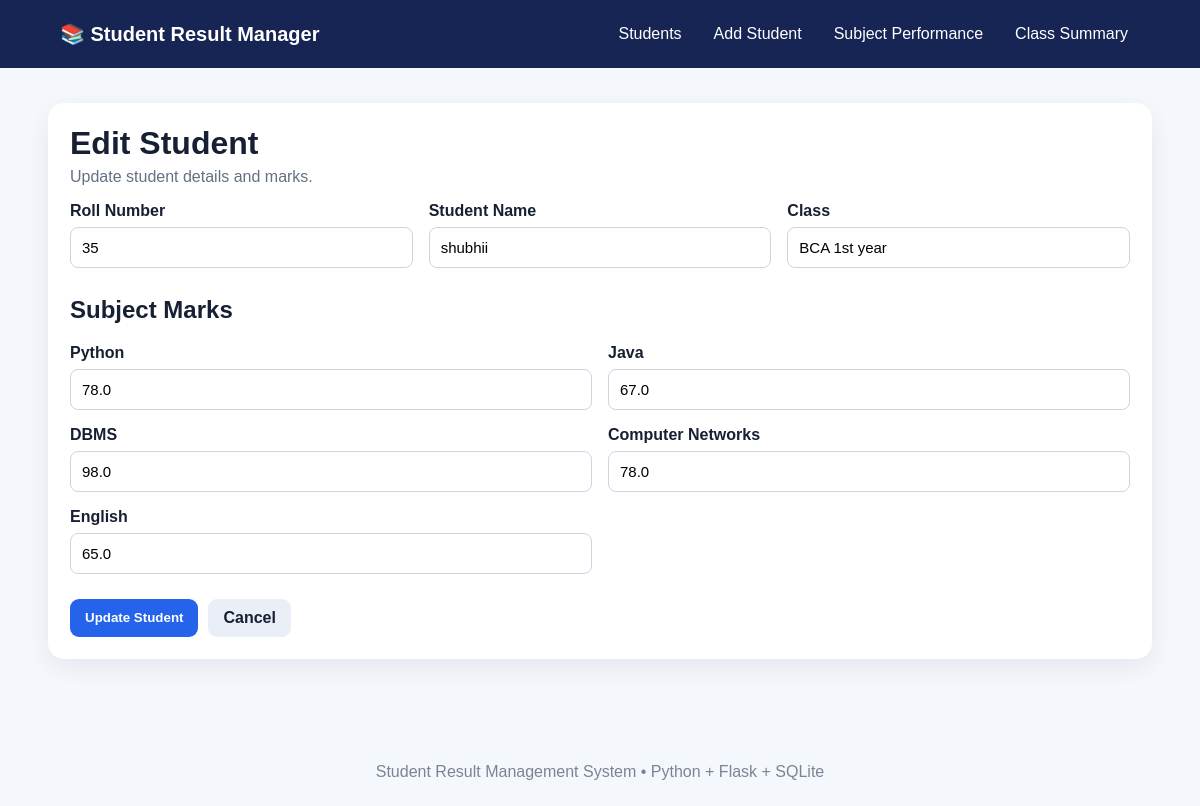
Screenshot of /student/2/edit with the database file from the repository.
### tables this page shows
CREATE TABLE students (
            id INTEGER PRIMARY KEY AUTOINCREMENT,
            roll_no TEXT NOT NULL UNIQUE,
            name TEXT NOT NULL,
            class_name TEXT NOT NULL,
            created_at TIMESTAMP DEFAULT CURRENT_TIMESTAMP
        );

CREATE TABLE subjects (
            id INTEGER PRIMARY KEY AUTOINCREMENT,
            name TEXT NOT NULL UNIQUE
        );

CREATE TABLE marks (
            id INTEGER PRIMARY KEY AUTOINCREMENT,
            student_id INTEGER NOT NULL,
            subject_id INTEGER NOT NULL,
            marks REAL NOT NULL CHECK(marks >= 0 AND marks <= 100),
            UNIQUE(student_id, subject_id),
            FOREIGN KEY(student_id) REFERENCES students(id) ON DELETE CASCADE,
            FOREIGN KEY(subject_id) REFERENCES subjects(id) ON DELETE CASCADE
        );

### app.py (the view, shortened to what this page needs)
@app.route("/student/<int:student_id>/edit", methods=["GET", "POST"])
def edit_student(student_id):
    conn = get_db()
    student = conn.execute("SELECT * FROM students WHERE id = ?", (student_id,)).fetchone()
    subjects = conn.execute("SELECT * FROM subjects ORDER BY id").fetchall()
    if student is None:
        conn.close()
        flash("Student not found.", "danger")
        return redirect(url_for("index"))
    existing_marks = {
        row["subject_id"]: row["marks"]
        for row in conn.execute(
            "SELECT subject_id, marks FROM marks WHERE student_id = ?", (student_id,)
        ).fetchall()
    }
    student_data = dict(student)
    conn.close()
    return render_template(
        "student_form.html",
        student=student_data,
        subjects=subjects,
        existing_marks=existing_marks
    )

### app.py (called while the page is built)
def get_db():
    conn = sqlite3.connect(DB_PATH)
    conn.row_factory = sqlite3.Row
    conn.execute("PRAGMA foreign_keys = ON")
    return conn

@app.context_processor
def inject_year():
    from datetime import datetime
    return {"current_year": datetime.now().year}

### templates/student_form.html (shortened to what this page needs)
{% extends "base.html" %}
{% set editing = student is not none %}
{% block content %}
<div class="form-card">
    <h1>{{ "Edit Student" if editing else "Add Student" }}</h1>
    <p>{{ "Update student details and marks." if editing else "Enter student details and marks." }}</p>
    <form method="post">
        <div class="form-grid">
            <label>Roll Number
                <input type="text" name="roll_no" required value="{{ student.roll_no if editing else '' }}">
            </label>
            <label>Student Name
                <input type="text" name="name" required value="{{ student.name if editing else '' }}">
            </label>
            <label>Class
                <input type="text" name="class_name" required value="{{ student.class_name if editing else '' }}" placeholder="e.g. BCA 2nd Year">
            </label>
        </div>
        <h2>Subject Marks</h2>
        <div class="marks-grid">
        {% for subject in subjects %}
            <label>{{ subject.name }}
                <input type="number" name="marks_{{ subject.id }}" min="0" max="100" step="0.01"
                       value="{{ existing_marks.get(subject.id, '') if editing else '' }}"
                       placeholder="0 - 100">
            </label>
        {% endfor %}
        </div>
        <div class="form-actions">
            <button class="btn primary" type="submit">{{ "Update Student" if editing else "Save Student" }}</button>
            <a class="btn" href="{{ url_for('index') }}">Cancel</a>
        </div>
    </form>
</div>
{% endblock %}

### static/style.css (style rules this page uses)
* { box-sizing: border-box; }
body { margin: 0; font-family: Arial, Helvetica, sans-serif; background: #f4f7fb; color: #172033; }
h1 { margin:0 0 6px; }
h2 { margin-top: 28px; }
p { color:#657084; margin-top:0; }
.card, .form-card { background:white; border-radius:16px; padding:22px; box-shadow:0 8px 25px rgba(23,37,84,.07); }
.btn { display:inline-block; border:0; background:#e9eef7; color:#172033; text-decoration:none; padding:10px 15px; border-radius:9px; cursor:pointer; font-weight:600; }
.btn.primary { background:#2563eb; color:white; }
.form-grid, .marks-grid { display:grid; grid-template-columns:repeat(3, 1fr); gap:16px; }
.marks-grid { grid-template-columns:repeat(2, 1fr); }
label { font-weight:600; }
input { width:100%; margin-top:7px; padding:11px; border:1px solid #ccd5e2; border-radius:8px; font-size:15px; }
.form-actions { margin-top:25px; display:flex; gap:10px; }

### rows the page displays
students: roll_no "35", name "shubhii", class_name "BCA 1st year"
subjects: name "Python"
marks: marks "78.0"
subjects: name "Java"
marks: marks "67.0"
subjects: name "DBMS"
marks: marks "98.0"
subjects: name "Computer Networks"
marks: marks "78.0"
subjects: name "English"
marks: marks "65.0"

### other values shown
{{ "Edit Student" if editing else "Add Student" }} "Edit Student"
{{ "Update Student" if editing else "Save Student" }} "Update Student"
